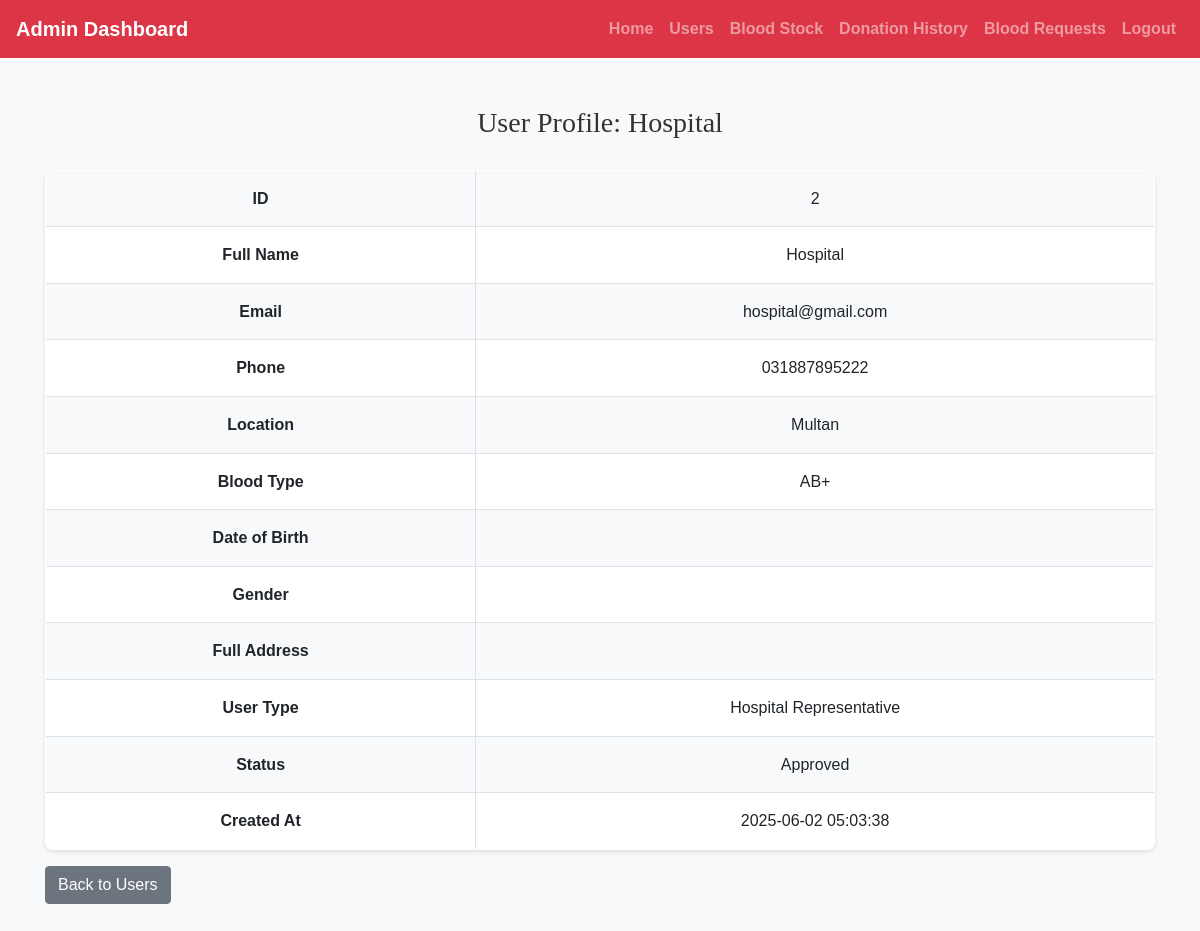
The page /admin/user_profile.php?id=2 (signed in) on the database its author committed.
### tables this page shows
CREATE TABLE `users` (
  `id` int(11) NOT NULL,
  `full_name` varchar(100) NOT NULL,
  `email` varchar(100) NOT NULL,
  `password` varchar(255) NOT NULL,
  `user_type` enum('Blood Recipient','Blood Donor','Hospital Representative') NOT NULL,
  `phone` varchar(20) NOT NULL,
  `location` varchar(255) NOT NULL,
  `blood_type` enum('A+','A-','B+','B-','O+','O-','AB+','AB-') DEFAULT NULL,
  `dob` date DEFAULT NULL,
  `gender` enum('Male','Female','Other') DEFAULT NULL,
  `full_address` varchar(255) DEFAULT NULL,
  `status` enum('pending','approved') DEFAULT 'pending',
  `created_at` timestamp NOT NULL DEFAULT current_timestamp()
);

### admin/user_profile.php (the view, shortened to what this page needs)
<?php
include('config.php');
$id = (int)$_GET['id'];
$result = mysqli_query($conn, "SELECT * FROM users WHERE id = $id");
$user = mysqli_fetch_assoc($result);
?>
<!DOCTYPE html>
<html>
<head>
    <link rel="stylesheet" href="https://cdn.jsdelivr.net/npm/bootstrap@4.5.2/dist/css/bootstrap.min.css">
    <link rel="stylesheet" href="../css/style.css">
</head>
<body>
<?php include('admin_navbar.php'); ?>
<div class="container mt-5">
    <h3>User Profile: <?= htmlspecialchars($user['full_name']) ?></h3>
    <table class="table table-bordered">
        <tr><th>ID</th><td><?= $user['id'] ?></td></tr>
        <tr><th>Full Name</th><td><?= htmlspecialchars($user['full_name']) ?></td></tr>
        <tr><th>Email</th><td><?= htmlspecialchars($user['email']) ?></td></tr>
        <tr><th>Phone</th><td><?= htmlspecialchars($user['phone']) ?></td></tr>
        <tr><th>Location</th><td><?= htmlspecialchars($user['location']) ?></td></tr>
        <tr><th>Blood Type</th><td><?= htmlspecialchars($user['blood_type']) ?></td></tr>
        <tr><th>Date of Birth</th><td><?= htmlspecialchars($user['dob']) ?></td></tr>
        <tr><th>Gender</th><td><?= htmlspecialchars($user['gender']) ?></td></tr>
        <tr><th>Full Address</th><td><?= htmlspecialchars($user['full_address']) ?></td></tr>
        <tr><th>User Type</th><td><?= htmlspecialchars($user['user_type']) ?></td></tr>
        <tr><th>Status</th><td><?= ucfirst($user['status']) ?></td></tr>
        <tr><th>Created At</th><td><?= $user['created_at'] ?></td></tr>
    </table>
    <a href="view_users.php" class="btn btn-secondary">Back to Users</a>
</div>
</body>
</html>

### css/style.css (style rules this page uses)
body { background: #f8f9fa; font-family: 'Arial', sans-serif; color: #333; line-height: 1.6; }
h1, h2, h3, h4 { text-align: center; margin-top: 30px; margin-bottom: 30px; font-family: 'Georgia', serif; }
.container { margin-bottom: 40px; }
.table { width: 100%; border-collapse: collapse; margin-top: 20px; font-size: 16px; background-color: #ffffff; border-radius: 8px; overflow: hidden; box-shadow: 0 2px 4px rgba(0, 0, 0, 0.1); }
.table th, .table td { padding: 15px; border: 1px solid #dee2e6; text-align: center; }
.table tbody tr:nth-child(odd) { background-color: #f8f9fa; }
a { color: #006666; text-decoration: none; font-weight: bold; }

### rows shown on the page
users: full_name "Hospital", id "2", email "hospital@gmail.com", phone "031887895222", location "Multan", blood_type "AB+", user_type "Hospital Representative", status "Approved", created_at "2025-06-02 05:03:38"
